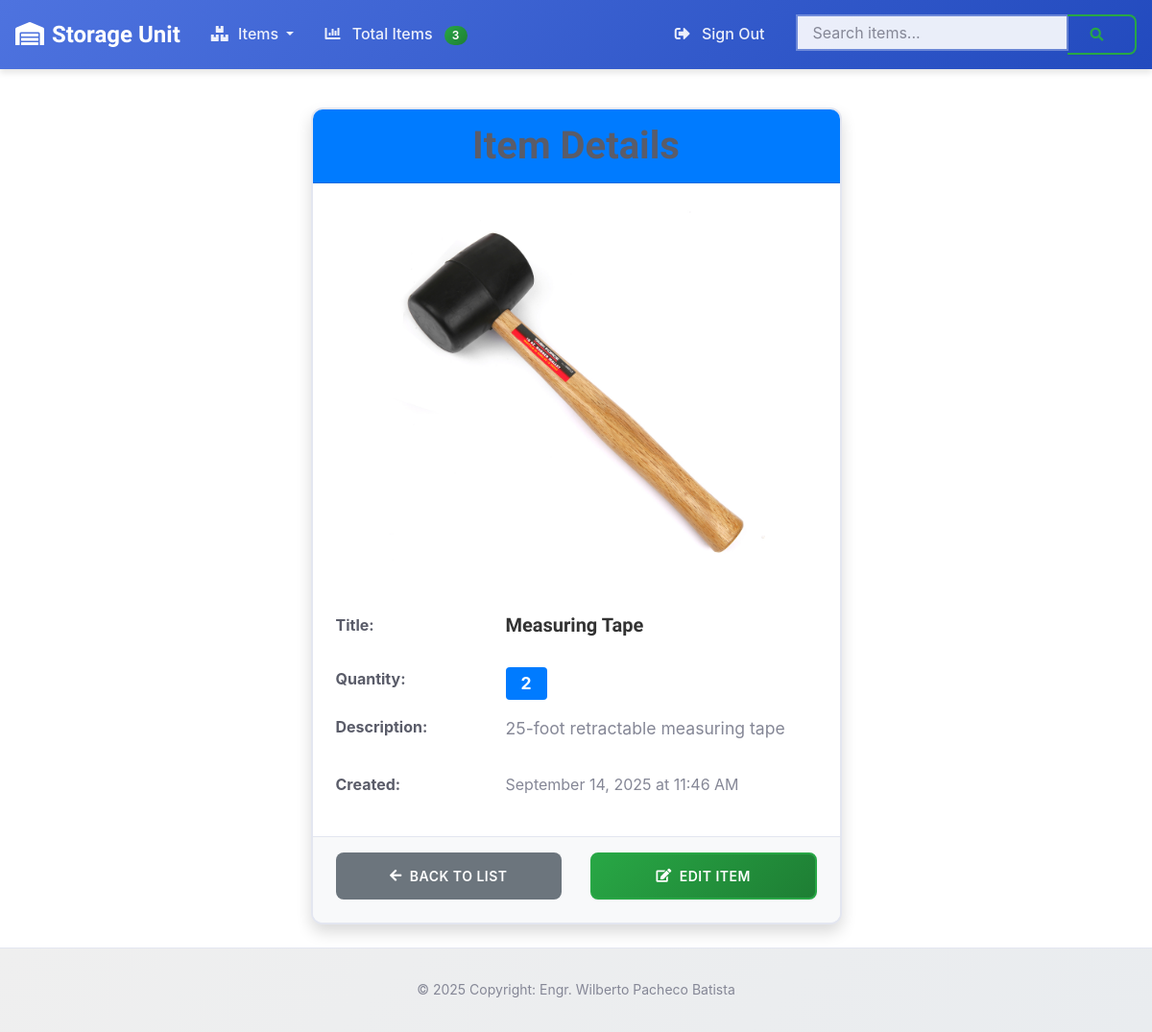
/index.php?script=viewItem&id=4 (signed in), run on the app's committed database.
### tables this page shows
CREATE TABLE items (
    id INT AUTO_INCREMENT PRIMARY KEY,
    title VARCHAR(255) NOT NULL,
    description TEXT,
    qty INT DEFAULT 1,
    user_id INT NOT NULL,
    category_id INT NULL,
    location_id INT NULL,
    img VARCHAR(255),
    created_at TIMESTAMP DEFAULT CURRENT_TIMESTAMP,
    updated_at TIMESTAMP DEFAULT CURRENT_TIMESTAMP ON UPDATE CURRENT_TIMESTAMP,
    FOREIGN KEY (user_id) REFERENCES users(id) ON DELETE CASCADE,
    FOREIGN KEY (category_id) REFERENCES categories(id) ON DELETE SET NULL,
    FOREIGN KEY (location_id) REFERENCES locations(id) ON DELETE SET NULL,
    INDEX idx_user_id (user_id),
    INDEX idx_title (title),
    INDEX idx_category_id (category_id),
    INDEX idx_location_id (location_id)
);

### app/Controllers/ItemController.php (called while the page is built, shortened)
<?php
class ItemController
{
    public function getItemById($itemId, $conn)
    {
        try {
            $connection = $conn->getConnection();
            $sql = "SELECT * FROM items WHERE id = :id";
            $stmt = $connection->prepare($sql);
            $stmt->bindParam(':id', $itemId);
            $stmt->execute();
            $item = $stmt->fetch();
            return $item ? [$item] : [];
        } catch (\Exception $e) {
            return [];
        }
    }
}

### resources/views/items/viewItem.php (the view, shortened to what this page needs)
<?php
$item_id = $_GET['id'];
$controller = new \StorageUnit\Controllers\ItemController;
$conn = new \StorageUnit\Database\Connection;
$item = $controller->getItemById($item_id, $conn);
$item = $item[0];
$item['img'] = $item['img'] ?? 'image-not-found.png';
?>
<div class="container pt-3 pb-3">
    <div class="row justify-content-center">
        <div class="col-md-8 col-lg-6">
            <div class="card shadow">
                <div class="card-header bg-primary text-white">
                    <h1 class="card-title text-center mb-0" style="font-family: 'Rancho', serif; font-size: 2.5rem;">
                    </h1>
                </div>
                <div class="card-body">
                    <div class="text-center mb-4">
                        <img src="/uploads/<?=$item['img']?>"
                             class="img-fluid rounded"
                             alt="<?=htmlspecialchars($item['title'])?>"
                             style="max-height: 400px; width: auto;">
                    </div>
                    <div class="row mb-3">
                        <div class="col-sm-4">
                            <strong>Title:</strong>
                        </div>
                        <div class="col-sm-8">
                            <h4 style="font-family: 'Rancho', serif; color: #333;">
                                <?=htmlspecialchars($item['title'])?>
                            </h4>
                        </div>
                    </div>
                    <div class="row mb-3">
                        <div class="col-sm-4">
                            <strong>Quantity:</strong>
                        </div>
                        <div class="col-sm-8">
                            <span class="badge badge-primary badge-lg" style="font-size: 1.1rem; padding: 0.5rem 1rem;">
                                <?=htmlspecialchars($item['qty'])?>
                            </span>
                        </div>
                    </div>
                    <div class="row mb-3">
                        <div class="col-sm-4">
                            <strong>Description:</strong>
                        </div>
                        <div class="col-sm-8">
                            <p class="text-muted" style="font-size: 1.1rem; line-height: 1.6;">
                                <?=htmlspecialchars($item['description'])?>
                            </p>
                        </div>
                    </div>
                    <div class="row mb-3">
                        <div class="col-sm-4">
                            <strong>Created:</strong>
                        </div>
                        <div class="col-sm-8">
                            <span class="text-muted">
                                <?=date('F j, Y \a\t g:i A', strtotime($item['created_at']))?>
                            </span>
                        </div>
                    </div>
                </div>
                <div class="card-footer bg-light">
                    <div class="row">
                        <div class="col-sm-6 mb-2">
                            <a href="<?=$_SERVER['PHP_SELF']?>?script=itemsList"
                               class="btn btn-secondary btn-block">
                                <i class="fas fa-arrow-left"></i>
                                Back to List
                            </a>
                        </div>
                        <div class="col-sm-6">
                            <a href="<?=$_SERVER['PHP_SELF']?>?script=editItem&id=<?=$item['id']?>"
                               class="btn btn-success btn-block">
                                <i class="fas fa-edit"></i>
                                Edit Item
                            </a>
                        </div>
                    </div>
                </div>
            </div>
        </div>
    </div>
</div>

### public/css/style.css (style rules this page uses)
:root { --primary-color: #4e73df; --primary-dark: #224abe; --primary-darker: #1e3a8a; --primary-light: #6c7ce7; --success-color: #28a745; --success-dark: #1e7e34; --success-darker: #155724; --danger-color: #dc3545; --danger-dark: #c82333; --danger-darker: #bd2130; --warning-color: #ffc107; --warning-dark: #e0a800; --info-color: #17a2b8; --info-dark: #138496; --light-color: #f8f9fc; --dark-color: #5a5c69; --muted-color: #858796; --border-color: #e3e6f0; --bg-primary: #ffffff; --bg-secondary: #f8f9fc; --bg-tertiary: #efefef; --bg-overlay: rgba(255, 255, 255, 0.5); --font-primary: 'Inter', -apple-system, BlinkMacSystemFont, 'Segoe UI', Roboto, sans-serif; --font-display: 'Rancho', serif; --font-mono: 'Fira Code', 'Monaco', 'Consolas', monospace; --text-xs: 0.75rem; --text-sm: 0.875rem; --text-base: 1rem; --text-lg: 1.125rem; --text-xl: 1.25rem; --text-2xl: 1.5rem; --text-3xl: 1.875rem; --text-4xl: 2.25rem; --text-5xl: 3rem; --space-1: 0.25rem; --space-2: 0.5rem; --space-3: 0.75rem; --space-4: 1rem; --space-5: 1.25rem; --space-6: 1.5rem; --space-8: 2rem; --space-10: 2.5rem; --space-12: 3rem; --space-16: 4rem; --space-20: 5rem; --radius-sm: 0.25rem; --radius-md: 0.375rem; --radius-lg: 0.5rem; --radius-xl: 0.75rem; --radius-2xl: 1rem; --radius-full: 9999px; --shadow-sm: 0 1px 2px rgba(0, 0, 0, 0.05); --shadow-md: 0 4px 6px rgba(0, 0, 0, 0.1); --shadow-lg: 0 10px 15px rgba(0, 0, 0, 0.1); --shadow-xl: 0 20px 25px rgba(0, 0, 0, 0.1); --shadow-2xl: 0 25px 50px rgba(0, 0, 0, 0.25); --transition-fast: 0.15s ease; --transition-normal: 0.3s ease; --transition-slow: 0.5s ease; --z-dropdown: 1000; --z-sticky: 1020; --z-fixed: 1030; --z-modal-backdrop: 1040; --z-modal: 1050; --z-popover: 1060; --z-tooltip: 1070; }
*, *::before, *::after { box-sizing: border-box; }
html { height: 100%; font-size: 16px; line-height: 1.6; -webkit-text-size-adjust: 100%; -webkit-font-smoothing: antialiased; -moz-osx-font-smoothing: grayscale; }
body { margin: 0; padding: 0; min-height: 100vh; font-family: var(--font-primary); font-size: var(--text-base); line-height: 1.6; color: var(--dark-color); background-color: var(--bg-primary); position: relative; padding-bottom: 6rem; }
h1, h2, h3, h4, h5, h6 { margin: 0 0 var(--space-4) 0; font-family: var(--font-display); font-weight: 700; line-height: 1.2; color: var(--dark-color); }
h1 { font-size: var(--text-4xl); }
h4 { font-size: var(--text-xl); }
p { margin: 0 0 var(--space-4) 0; color: var(--muted-color); }
.text-muted { color: var(--muted-color) !important; }
.container { width: 100%; max-width: 1200px; margin: 0 auto; padding: 0 var(--space-4); }
.btn { display: inline-flex; align-items: center; justify-content: center; padding: var(--space-3) var(--space-6); font-size: var(--text-sm); font-weight: 600; line-height: 1.5; text-align: center; text-decoration: none; vertical-align: middle; cursor: pointer; user-select: none; border: 2px solid transparent; border-radius: var(--radius-lg); transition: var(--transition-normal); position: relative; overflow: hidden; text-transform: uppercase; letter-spacing: 0.5px; min-height: 2.5rem; }
.btn i { margin-right: var(--space-2); font-size: var(--text-sm); }
.btn-success { background: linear-gradient(135deg, var(--success-color) 0%, var(--success-dark) 100%); color: white; border-color: var(--success-color); box-shadow: var(--shadow-sm); }
.btn-block { width: 100%; display: flex; align-items: center; justify-content: center; }
.card { background-color: var(--bg-primary); border: 2px solid var(--border-color); border-radius: var(--radius-xl); box-shadow: var(--shadow-sm); transition: var(--transition-normal); overflow: hidden; position: relative; width: 100%; min-height: 400px; display: flex; flex-direction: column; }
.card.shadow { box-shadow: var(--shadow-lg); }
.card-body { padding: var(--space-6); flex: 1; display: flex; flex-direction: column; }
.card-title { font-family: var(--font-display); font-size: var(--text-xl); font-weight: 700; color: var(--dark-color); margin-bottom: var(--space-4); line-height: 1.3; word-wrap: break-word; overflow-wrap: break-word; }
.card-footer { background-color: var(--bg-secondary); border-top: 1px solid var(--border-color); padding: var(--space-4) var(--space-6); margin-top: auto; flex-shrink: 0; }
.text-center { text-align: center; }
.mb-0 { margin-bottom: 0; }
.mb-2 { margin-bottom: var(--space-2); }
.mb-3 { margin-bottom: var(--space-3); }
.mb-4 { margin-bottom: var(--space-4); }
.card { animation: slideInUp 0.6s ease-out; }

### data on the page
items: img (picture), title "Measuring Tape", qty "2", description "25-foot retractable measuring tape", created_at "September 14, 2025 at 11:46 AM"

### other printed values
$totalItems "3"
